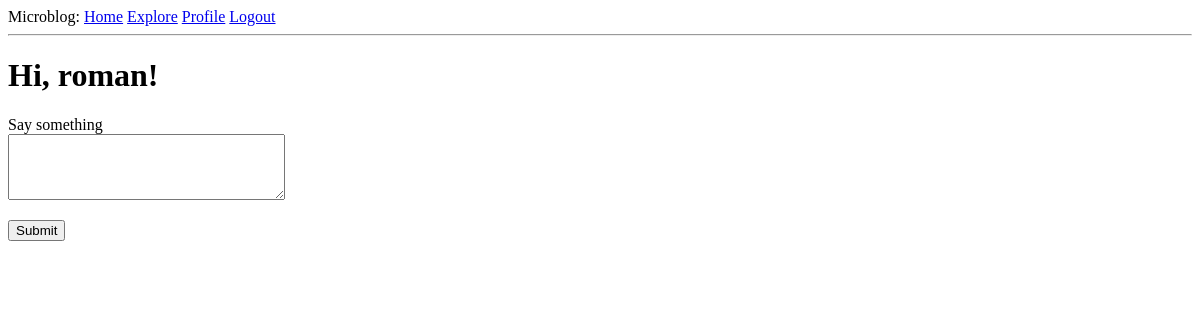
Before: /index (signed in) with the older database file.
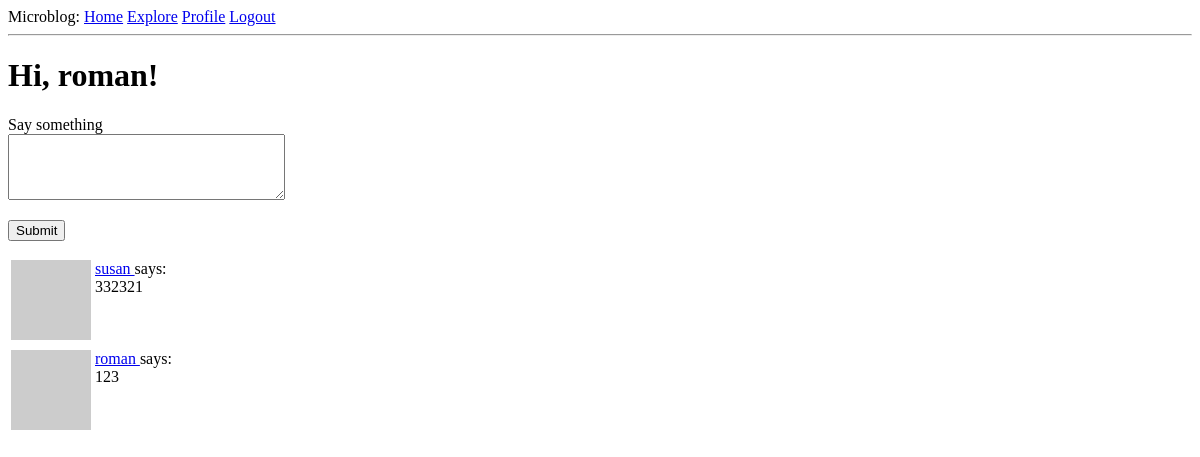
After: the same page with the newer database file.
### app/models.py (models this page shows, shortened)
class User(UserMixin, db.Model):
    id: so.Mapped[int] = so.mapped_column(primary_key=True)  # первичный ключ
    username: so.Mapped[str] = so.mapped_column(sa.String(64), index=True, unique=True)
    email: so.Mapped[str] = so.mapped_column(sa.String(64), index=True, unique=True)
    password_hash: so.Mapped[Optional[str]] = so.mapped_column(sa.String(256))
    about_me: so.Mapped[Optional[str]] = so.mapped_column(sa.String(140))
    last_seen: so.Mapped[Optional[datetime]] = so.mapped_column(default=lambda: datetime.now(timezone.utc))
    posts: so.WriteOnlyMapped['Post'] = so.relationship(back_populates='author')
    following: so.WriteOnlyMapped['User'] = so.relationship(
        secondary=followers, primaryjoin=(followers.c.follower_id == id),
        secondaryjoin=(followers.c.followed_id == id),
        back_populates='followers')
    followers: so.WriteOnlyMapped['User'] = so.relationship(  # подписчики
        secondary=followers, primaryjoin=(followers.c.followed_id == id),
        secondaryjoin=(followers.c.follower_id == id),
        back_populates='following')
    def avatar(self, size):
        digest = md5(self.email.lower().encode('utf-8')).hexdigest()
        return f'https://www.gravatar.com/avatar/{digest}?d=identicon&s={size}'
    def following_posts(self):
        Author = so.aliased(User)
        Follower = so.aliased(User)
        return (
            sa.select(Post)
            .join(Post.author.of_type(Author))
            .join(Author.followers.of_type(Follower), isouter=True)
            .where(sa.or_(
                Follower.id == self.id,
                Author.id == self.id,
            ))
            .group_by(Post)
            .order_by(Post.timestamp.desc())
        )

class Post(db.Model):
    id: so.Mapped[int] = so.mapped_column(primary_key=True)  # первичный ключ
    body: so.Mapped[str] = so.mapped_column(sa.String(140))
    timestamp: so.Mapped[datetime] = so.mapped_column(
        index=True, default=lambda: datetime.now(timezone.utc))
    user_id: so.Mapped[int] = so.mapped_column(sa.ForeignKey(User.id),  # внешни ключ для user.id
                                               index=True)
    author: so.Mapped[User] = so.relationship(back_populates='posts')

### app/routes.py (the view)
@app.route('/', methods=['GET', 'POST'])
@app.route('/index', methods=['GET', 'POST'])
@login_required
def index():
    form = PostForm()
    if form.validate_on_submit():
        post = Post(body=form.post.data, author=current_user)
        db.session.add(post)
        db.session.commit()
        flash('Your post is now live!')
        return redirect(url_for('index'))
    posts = db.session.scalars(current_user.following_posts()).all()
    return render_template("index.html", title='Home Page', form=form,
                           posts=posts)

### app/forms.py
class PostForm(FlaskForm):
    post = TextAreaField('Say something', validators=[DataRequired(), Length(min=1, max=150)])
    submit = SubmitField('Submit')

### app/models.py (called while the page is built)
@login.user_loader
def load_user(id):
    return db.session.get(User, int(id))

### app/routes.py (called while the page is built)
@app.before_request
def before_request():
    if current_user.is_authenticated:
        current_user.last_seen = datetime.now(timezone.utc)
        db.session.commit()

### app/templates/index.html (shortened to what this page needs)
{% extends "base.html" %}
{% block content %}
    <h1>Hi, {{ current_user.username }}!</h1>
    {% if form %}
    <form action="" method="post">
        <p>
            {{ form.post.label }}<br>
            {{ form.post(cols=32, rows=4) }}<br>
        </p>
        <p>{{ form.submit() }}</p>
    </form>
    {% endif %}
    {% for post in posts %}
        {% include '_post.html' %}
    {% endfor %}
{% endblock %}

### app/templates/base.html (shortened to what this page needs)
<!doctype html>
<html>
    <head>
    </head>
    <body>
        <div>
            Microblog:
            <a href="{{ url_for('index') }}">Home</a>
            <a href="{{ url_for('explore') }}">Explore</a>
            {% if current_user.is_anonymous %}
            <a href="{{ url_for('login') }}">Login</a>
            {% else %}
            <a href="{{ url_for('user', username=current_user.username) }}">Profile</a>
            <a href="{{ url_for('logout') }}">Logout</a>
            {% endif %}
        </div>
        <hr>
        {% block content %}{% endblock %}
  </body>
</html>

### app/templates/_post.html
    <table>
        <tr valign="top">
            <td><img src="{{ post.author.avatar(36) }}"></td>
            <td>
                <a href="{{ url_for('user', username=post.author.username) }}">
                    {{ post.author.username }}
                </a>
                says:<br>{{ post.body }}
            </td>
        </tr>
    </table>

Changed rows visible on the page:
added Post: author.username "susan", body "332321"
added Post: author.username "roman", body "123"
